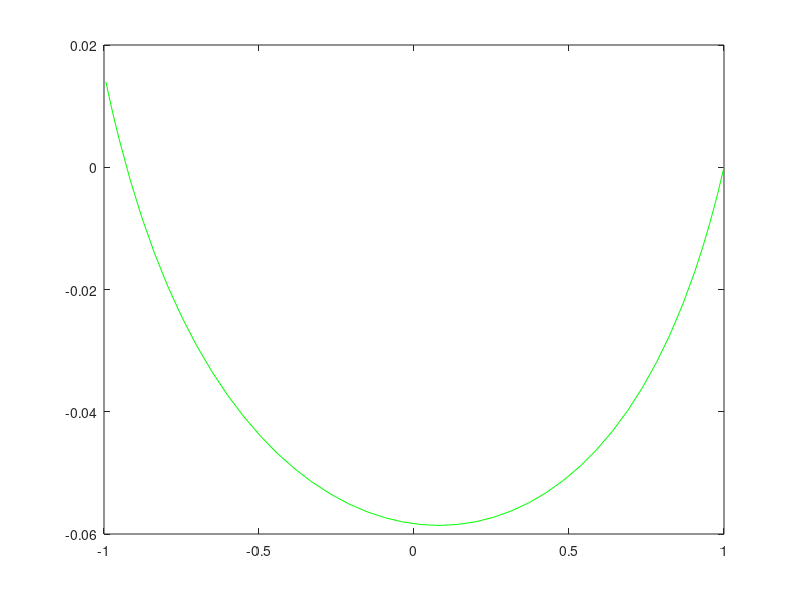

The MATLAB source for this figure:
%%  one dimension
% clear,clc
% out=4/3;
% tspan = [1 2];
% dy = @(t, y)[y(2); (y(1)^3 - 2 * y(1)^2)/(2 * t^2)];
% y0 = [1 out];
% [x,u2] = ode45(dy,tspan,y0);
% 
% plot(x,u2(:,1),'r');

%% two dimension 
clear,clc
eta1 = 0;
eta2 = 0.4;
tspan = [0,1];
out1 = -1.2425001; out2= -0.27587909;
y0 = [1 out1 0 out2];
% out1 = -6.104436; out2 = -1.0454503;
% y0 = [-1 out1 0 out2];

%dy1 = @(t,y)[y(2);(y(1)-y(1)^3-y(1)*y(3)^2-eta1)*(1-3*y(1)^2-y(3)^2)+2*y(1)*y(3)*((1+y(1)^2)*y(3)+eta2)-4*y(1);y(4);-(y(1)-y(1)^3-y(1)*y(3)^2-eta1)*y(1)*y(3)+((1+y(1)^2)*y(3)+eta2)*(1+y(1)^2)-2*y(3)];
dy = @(t, y)[y(2); 3*y(1)^5+6*y(1)^3*y(3)^2-4*y(1)^3+3*eta1*y(1)^2+y(1)*y(3)^4+eta2*y(1)*y(3)-3*y(1)-eta1+eta1*y(3)^2;y(4);3*y(1)^4*y(3)+2*y(1)^2*y(3)^3+eta2*y(1)^2+2*eta1*y(1)*y(3)+eta2-y(3)];
%dy = @(t,y)[y(2);(y(1)-y(1)^3-y(1)*y(3)^2-eta1)*(1-3*y(1)^2-y(3)^2)+2*y(1)*y(3)*((1+y(1)^2)*y(3)+eta2)+3-y(1);y(4);-(y(1)-y(1)^3-y(1)*y(3)^2-eta1)*y(1)*y(3)+((1+y(1)^2)*y(3)+eta2)*(1+y(1)^2)-y(3)];

[x,u2] = ode45(dy,tspan,y0);
%plot(x,u2(:,1),'r');
u2(:,1);
u2(:,3);
plot(u2(:,1),u2(:,3),'g')




